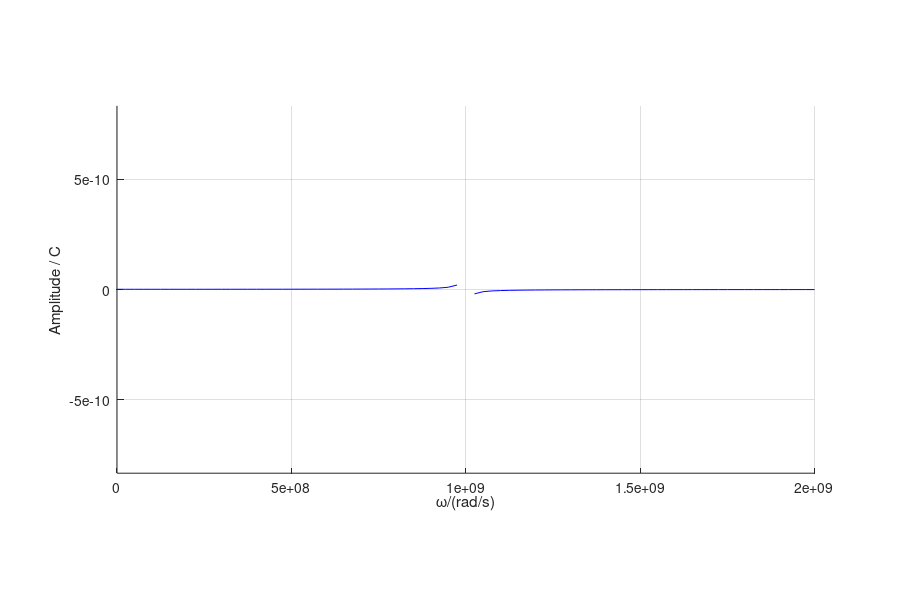
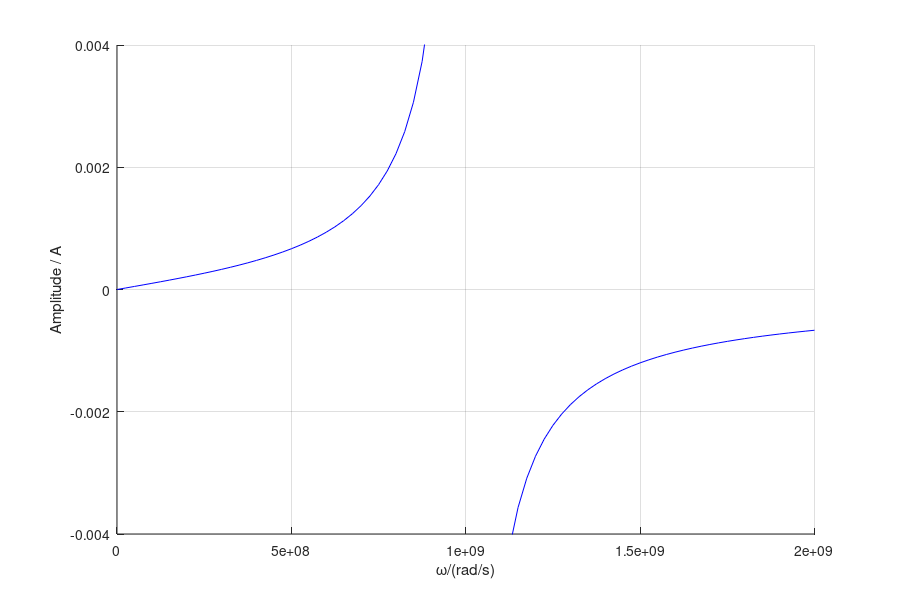
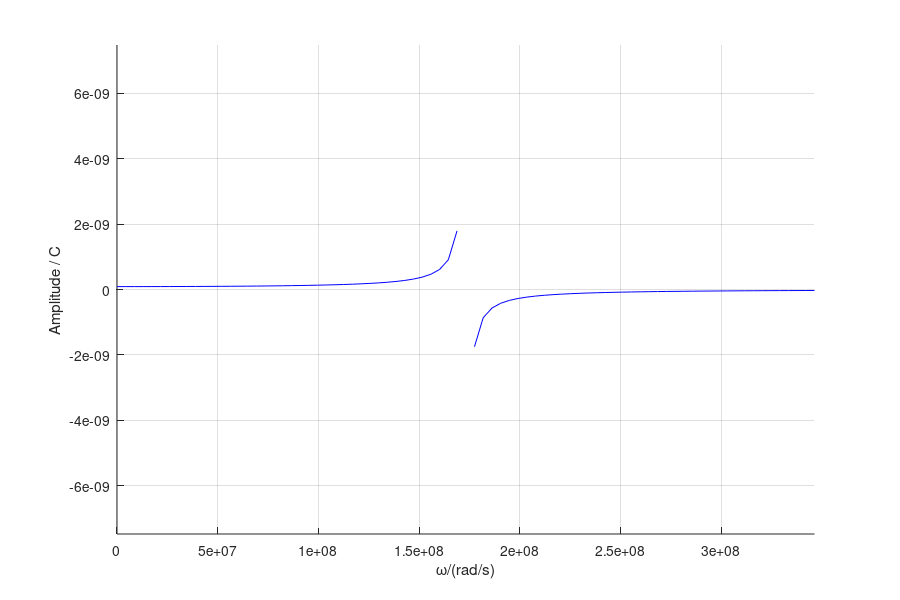
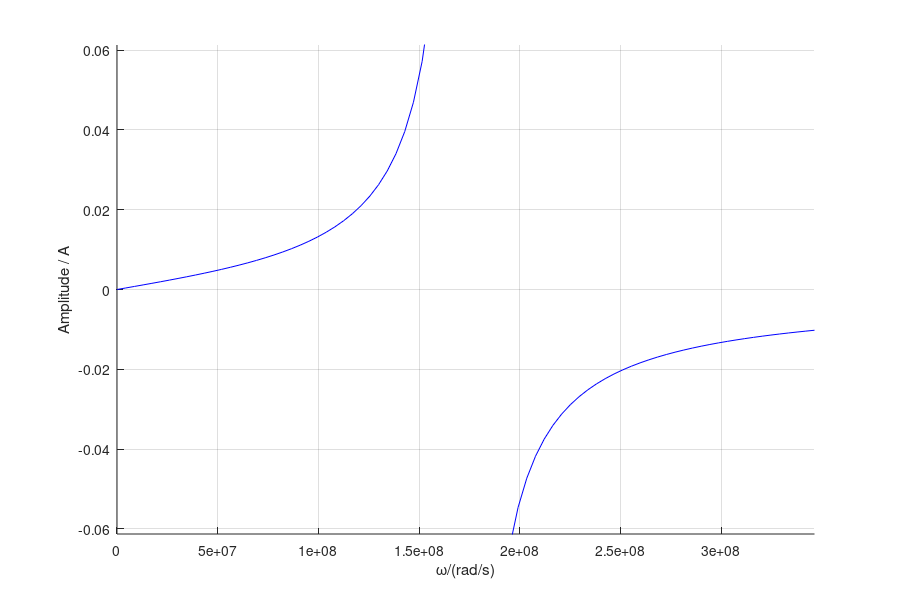

These charts were generated, in order, by the following MATLAB code:
%  modulSchwingungenRLC erzeugt Abbildungen

%==========================================================================
%
%  Name:        modulSchwingungenRLC.m
%
%  Author:      EH
%  Date:        2012/02/14
%
%  Modifications on 2012/00/00 by EH:
%
%  Bugs, suggestions, remarks:
%
%==========================================================================

function modulSchwingungenRLC()

printOpt=1;
fW=9; %figure width in cm, in HTML max. 700px;
fH=6; %figure hight in cm
fWMax=16; %figure width in cm, genauer 16.8, in HTML max. 700px;
printForm = '-dpng';
printResLow = '-r150';
printResMed = '-r200';
printResHigh = '-r300';

lBsp=1e-6; %Induktivität in H für Beispiel
cBsp=1e-12; %Kapazität in F für Beispiel
omega0Bsp=sqrt(1/lBsp/cBsp); %Kreisfrequenz in rad/s für s. o. (=1/s)
hatUBsp=1; %Scheitelwert der Spannungsquellenspannung in V für s. o.
omegaAxBsp=0:omega0Bsp/40:(2*omega0Bsp);
rBsp=1; %Widerstand in Ohm für s. o.
gammaBsp=rBsp/lBsp; %Dämpfungskonstante in Hz für Berechnung von rho für s. o.

aC=.01; %Kondensatorfläche in m*m
dC=.001; %Kondensatorabstand in m
epsi0=8.854e-12; %elektrische Feldkonstante in F/m
c=epsi0*aC/dC %Kapazität in Aufgabe in F
aL=15e-6; %Spulenquerschnitt in m*m
lL=20e-3; %Spulenlänge in m
nL=20; %Windungszahl
lD=nL*2*sqrt(pi*aL) %Drahtlänge in m
aD=pi*(.0005/2)^2 %Drahtquerschnitt in m^2
sigmaD=6e7; %Leitfähigkeit in S/m
rD=1/sigmaD*lD/aD; %Drahtwiderstand in Ohm
mu0=4*pi*1e-7; %magnetische Feldkonstante in H/m
l=mu0*nL*nL/lL*aL %Induktivität in Aufgabe in H
gammaLD=rD/l; %Dämpfungskonstante in Hz für berechnung von rho etc in Aufg.
omega0=sqrt(1/l/c); %Kreisfrequenz in rad/s für Aufgabe
omegaAx=0:omega0/40:(2*omega0);

if 1; figure
    hold on
    plot(omegaAxBsp,hatUBsp/lBsp./(omega0Bsp.^2-omegaAxBsp.^2),'b-')
%     plot([omega0Bsp omega0Bsp],[-5 5],'m')
    xlabel '\omega/(rad/s)'
    ylabel 'Amplitude / C'
    axis([0 2*omega0Bsp -4*cBsp*hatUBsp 4*cBsp*hatUBsp])
    grid on
    if printOpt==1
        set(gcf,'PaperPosition', [2 2 fW fH])
        print(printForm, printResHigh, 'abbLCUBsp')
    end
end

if 1; figure
    hold on
    plot(omegaAxBsp,hatUBsp/lBsp*omegaAxBsp./(omega0Bsp.^2-omegaAxBsp.^2),'b-')
%     plot([omega0Bsp omega0Bsp],[-5 5],'m')
    xlabel '\omega/(rad/s)'
    ylabel 'Amplitude / A'
    axis([0 2*omega0Bsp -4*cBsp*hatUBsp*omega0Bsp 4*cBsp*hatUBsp*omega0Bsp])
    grid on
    if printOpt==1
        set(gcf,'PaperPosition', [2 2 fW fH])
        print(printForm, printResHigh, 'abbLCUBspI')
    end
end

if 1; figure
    hold on
    plot(omegaAx,hatUBsp/l./(omega0.^2-omegaAx.^2),'b-')
%     plot([omega0Bsp omega0Bsp],[-5 5],'m')
    xlabel '\omega/(rad/s)'
    ylabel 'Amplitude / C'
    axis([0 2*omega0 -4*c*hatUBsp 4*c*hatUBsp])
    grid on
    if printOpt==1
        set(gcf,'PaperPosition', [2 2 fW fH])
        print(printForm, printResHigh, 'abbLCUVorfaktor')
    end
end

if 1; figure
    hold on
    plot(omegaAx,hatUBsp/l*omegaAx./(omega0.^2-omegaAx.^2),'b-')
%     plot([omega0Bsp omega0Bsp],[-5 5],'m')
    xlabel '\omega/(rad/s)'
    ylabel 'Amplitude / A'
    axis([0 2*omega0 -4*c*hatUBsp*omega0 4*c*hatUBsp*omega0])
    grid on
    if printOpt==1
        set(gcf,'PaperPosition', [2 2 fW fH])
        print(printForm, printResHigh, 'abbLCUVorfaktorI')
    end
end

if 1; figure
    hold on
    plot(omegaAxBsp,hatUBsp/lBsp*(1/omega0Bsp.^2-1./omegaAxBsp.^2),'b-')
%     plot([omega0Bsp omega0Bsp],[-5 5],'m')
    xlabel '\omega/(rad/s)'
    ylabel 'Amplitude / C'
    axis([0 2*omega0Bsp -4*cBsp*hatUBsp 1*cBsp*hatUBsp])
    grid on
    if printOpt==1
        set(gcf,'PaperPosition', [2 2 fW fH])
        print(printForm, printResHigh, 'abbLCUParBsp')
    end
end

if 1; figure
    hold on
    plot(omegaAxBsp,hatUBsp*(1./(lBsp*omegaAxBsp)-omegaAxBsp*cBsp),'b-')
%     plot([omega0Bsp omega0Bsp],[-5 5],'m')
    xlabel '\omega/(rad/s)'
    ylabel 'Amplitude / A'
%     axis([0 2*omega0Bsp -4*cBsp*hatUBsp*omega0Bsp 4*cBsp*hatUBsp*omega0Bsp])
    grid on
    if printOpt==1
        set(gcf,'PaperPosition', [2 2 fW fH])
        print(printForm, printResHigh, 'abbLCUParBspI')
    end
end

if 1; figure
    hold on
    plot(omegaAx,hatUBsp/l*(1/omega0.^2-1./omegaAx.^2),'b-')
%     plot([omega0Bsp omega0Bsp],[-5 5],'m')
    xlabel '\omega/(rad/s)'
    ylabel 'Amplitude / C'
    axis([0 2*omega0 -4*c*hatUBsp 1*c*hatUBsp])
    grid on
    if printOpt==1
        set(gcf,'PaperPosition', [2 2 fW fH])
        print(printForm, printResHigh, 'abbLCUParVorfaktor')
    end
end

if 1; figure
    hold on
    plot(omegaAx,hatUBsp*(1./(l*omegaAx)-omegaAx*c),'b-')
%     plot([omega0Bsp omega0Bsp],[-5 5],'m')
    xlabel '\omega/(rad/s)'
    ylabel 'Amplitude / A'
%     axis([0 2*omega0Bsp -4*cBsp*hatUBsp*omega0Bsp 4*cBsp*hatUBsp*omega0Bsp])
    grid on
    if printOpt==1
        set(gcf,'PaperPosition', [2 2 fW fH])
        print(printForm, printResHigh, 'abbLCUParVorfaktorI')
    end
end

if 1; figure
    zaehler=hatUBsp;
    nenner=lBsp*sqrt((omegaAxBsp.^2-omega0Bsp^2).^2+gammaBsp^2*omegaAxBsp.^2);
    vorfaktor=zaehler./nenner;
    hold on
    plot(omegaAxBsp,log10(vorfaktor),'b-')
    plot([omega0Bsp omega0Bsp],[log10(min(vorfaktor)) log10(max(vorfaktor))],'m')
    xlabel '\omega / (rad/s)'
    ylabel 'log_{10} (Amplitude / 1 C)'
    xlim([0 2*omega0Bsp])
    grid on
    if printOpt==1
        set(gcf,'PaperPosition', [2 2 fW fH])
        print(printForm, printResHigh, 'abbRLCUBsp')
    end
end

if 0
    zaehler=omegaAxBsp*gammaBsp;
    nenner=omegaAxBsp.^2-omega0Bsp^2;
    phasenVerschiebung=atan(zaehler./nenner);
    phasenVerschiebung(phasenVerschiebung>0)=...
        phasenVerschiebung(phasenVerschiebung>0)-1*pi;
    plot(omegaAxBsp,phasenVerschiebung,'b-')
    xlabel '\omega/(rad/s)'
    ylabel '\theta / rad'
    xlim([0 2*omega0Bsp])
    ylim([-1.1*pi .1*pi])
    grid on
    if printOpt==1
        set(gcf,'PaperPosition', [2 2 fW fH])
        print(printForm, printResHigh, 'abbRLCPhasenVerschiebungBsp')
    end
end

if 1; figure
    zaehler=hatUBsp;
    nenner=l*sqrt((omegaAx.^2-omega0^2).^2+gammaLD^2*omegaAx.^2);
    vorfaktor=zaehler./nenner;
    hold on
    plot(omegaAx,log10(vorfaktor),'b-')
    plot([omega0 omega0],[log10(min(vorfaktor)) log10(max(vorfaktor))],'m')
    xlabel '\omega / (rad/s)'
    ylabel 'log_{10} (Amplitude / 1 C)'
    xlim([0 2*omega0])
    grid on
    if printOpt==1
        set(gcf,'PaperPosition', [2 2 fW fH])
        print(printForm, printResHigh, 'abbRLCUVorfaktor')
    end
end

if 1; figure
    zaehler=omegaAx*gammaLD;
    nenner=omegaAx.^2-omega0^2;
    phasenVerschiebung=atan(zaehler./nenner);
    phasenVerschiebung(phasenVerschiebung>0)=...
        phasenVerschiebung(phasenVerschiebung>0)-1*pi;
    plot(omegaAx,phasenVerschiebung,'b-')
    xlabel '\omega/(rad/s)'
    ylabel '\theta / rad'
    xlim([0 2*omega0])
    ylim([-1.1*pi .1*pi])
    grid on
    if printOpt==1
        set(gcf,'PaperPosition', [2 2 fW fH])
        print(printForm, printResHigh, 'abbRLCPhasenVerschiebung')
    end
end


